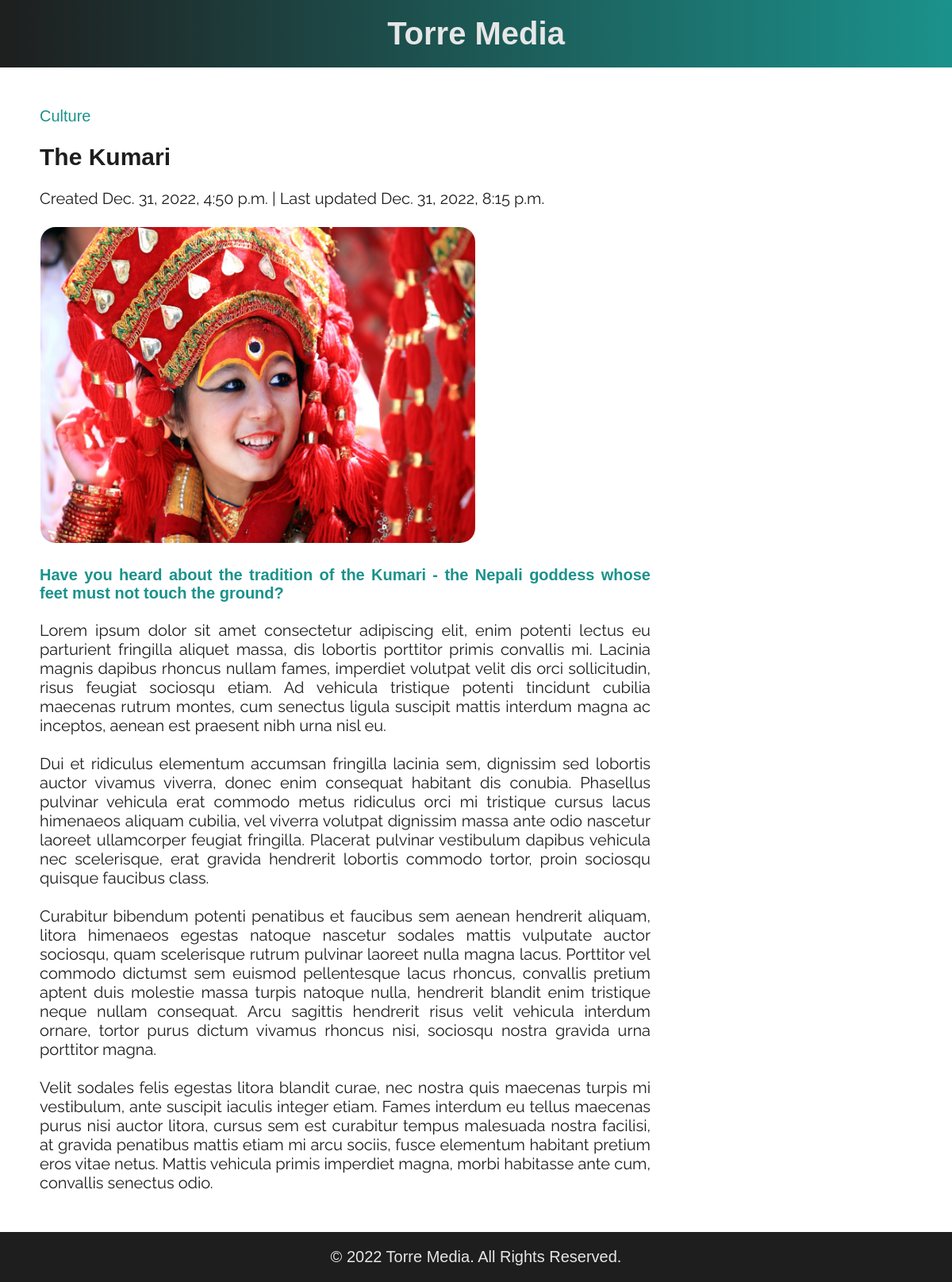
The app's page /article/2 with its own data.
### app/models.py (models this page shows, shortened)
class Article(models.Model):
    id = models.IntegerField(primary_key=True, null=False)
    title = models.CharField(max_length=255, null=False)
    description = models.CharField(max_length=2000, null=False)
    writer = models.CharField(max_length=255, null=False)
    content = models.TextField(max_length=200000, null=False)
    category = models.ForeignKey(Category, on_delete=models.CASCADE)
    coverImg = models.ImageField(upload_to="static/media/article-imgs/", null=False)
    createdAt = models.DateTimeField(auto_now_add=True, null=False)
    updatedAt = models.DateTimeField(auto_now=True)

class Category(models.Model):
    id = models.IntegerField(primary_key=True, null=False)
    name = models.CharField(max_length=255)
    createdAt = models.DateTimeField(auto_now_add=True, null=False)
    def __str__(self):
        return f"{self.name}"

### app/views.py (the view)
# urls.py: path('article/<int:id>', views.article, name='article'),
def article(request, id):
    article = Article.objects.get(id=id)
    template = loader.get_template('article.html')
    context = {
        'article': article,
    }
    return HttpResponse(template.render(context, request))

### app/templates/article.html (shortened to what this page needs)
{% extends "master.html" %}
{% block content %}
<div id="article-wrapper">
<a href="../categories/browse/{{article.category.id}}" id="article-category">{{article.category}}<a><br><br>
<h2>{{article.title}}</h2><br>
{% if article.createdAt == article.updatedAt %}
<p id="article-date">Created {{ article.createdAt }}</p><br>
{% else %}
<p id="article-date">Created {{ article.createdAt }} | Last updated {{ article.updatedAt }}</p><br>
{% endif %}
<div id="article-img-description">
    <img src="{{ article.coverImg.url }}" alt="{{ article.coverImg }}" height="400" width="550"
    id="article-image"><br><br>
    <p id="article-description">{{ article.description }}</p>
</div><br>
<div id="article-content">{{ article.content|linebreaksbr }}</div>
</div>
{% endblock %}

### static/style.css (style rules this page uses)
:root { --darkgrey: rgb(30, 30, 30); --offwhite: rgb(230, 230, 230); --teal: rgb(27, 146, 140); }
* { margin: 0px; padding: 0px; box-sizing: border-box; }
body { font-family: "Tahoma", sans-serif; font-size: 20px; }
a { text-decoration: none; color: var(--darkgrey); cursor: pointer; }
#article-wrapper { text-align: justify; width: 70%; }
#article-category { color: var(--teal); }
#article-date { font-family: "Raleway", sans-serif;; }
#article-image { border: solid transparent 1px; border-radius: 20px; }
#article-description { color: var(--teal); font-weight: 900; }
#article-content { font-family: "Raleway", sans-serif; }

### records on screen
Article: category "Culture", title "The Kumari", createdAt "Dec. 31, 2022, 4:50 p.m.", updatedAt "Dec. 31, 2022, 8:15 p.m.", coverImg (picture), description "Have you heard about the tradition of the Kumari - the Nepali goddess whose feet must not touch the ground?", content "Lorem ipsum dolor sit amet consectetur adipiscing elit, enim potenti lectus eu parturient fringilla aliquet massa, dis lobortis porttitor primis convallis mi. Lacinia magnis dapibus rhoncus nullam fames, imperdiet volutpat velit dis orci sollicitudin, risus feugiat sociosqu etiam. Ad vehicula tristique potenti tincidunt cubilia maecenas rutrum montes, cum senectus ligula suscipit mattis interdum magna ac inceptos, aenean est praesent nibh urna nisl eu. Dui et ridiculus elementum accumsan fringilla lacinia sem, dignissim sed lobortis auctor vivamus viverra, donec enim consequat habitant dis conubia. Phasellus pulvinar vehicula erat commodo metus ridiculus orci mi tristique cursus lacus…"
